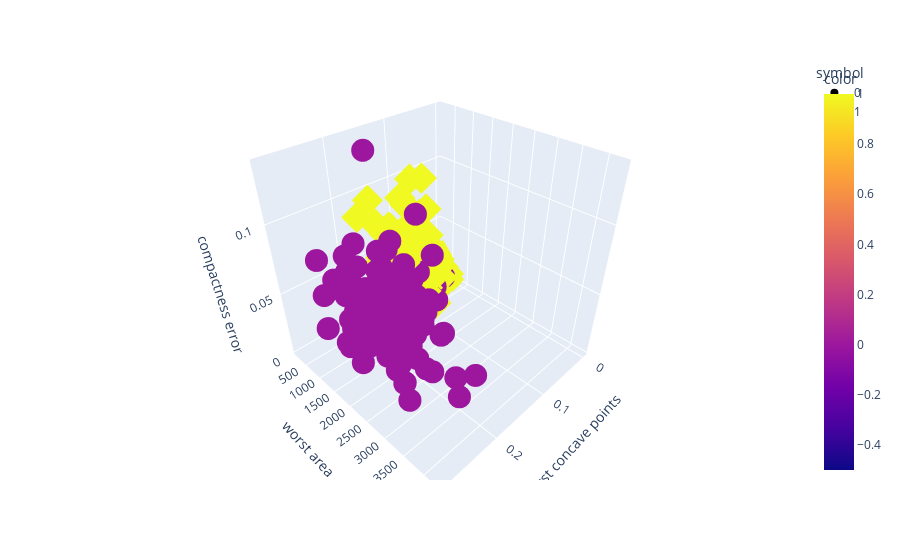

Notebook source saved alongside this figure:
### Code cell
produce_scatter_plot(breast_cancer_inputs,breast_cancer_outputs,[])

### Figure 1 — Plotly figure (JSON) as saved in the notebook; plotly's stock layout.template omitted (floating-point values rounded to 4 significant figures; data arrays with more than 128 entries replaced by an {"elided": "..."} marker saying what was removed)
{"data": [{"hovertemplate": "symbol=0<br>worst concave points=%{x}<br>worst area=%{y}<br>compactness error=%{z}<br>color=%{marker.color}<extra></extra>", "legendgroup": "0", "marker": {"color": {"elided": "212 int values"}, "coloraxis": "coloraxis", "symbol": "circle"}, "mode": "markers", "name": "0", "scene": "scene", "showlegend": true, "type": "scatter3d", "x": {"elided": "212 float values"}, "y": {"elided": "212 float values"}, "z": {"elided": "212 float values"}}, {"hovertemplate": "symbol=1<br>worst concave points=%{x}<br>worst area=%{y}<br>compactness error=%{z}<br>color=%{marker.color}<extra></extra>", "legendgroup": "1", "marker": {"color": {"elided": "357 int values"}, "coloraxis": "coloraxis", "symbol": "diamond"}, "mode": "markers", "name": "1", "scene": "scene", "showlegend": true, "type": "scatter3d", "x": {"elided": "357 float values"}, "y": {"elided": "357 float values"}, "z": {"elided": "357 float values"}}], "layout": {"coloraxis": {"colorbar": {"title": {"text": "color"}}, "colorscale": [[0, "#0d0887"], [0.1111, "#46039f"], [0.2222, "#7201a8"], [0.3333, "#9c179e"], [0.4444, "#bd3786"], [0.5556, "#d8576b"], [0.6667, "#ed7953"], [0.7778, "#fb9f3a"], [0.8889, "#fdca26"], [1, "#f0f921"]]}, "legend": {"title": {"text": "symbol"}, "tracegroupgap": 0}, "margin": {"t": 60}, "scene": {"domain": {"x": [0, 1], "y": [0, 1]}, "xaxis": {"title": {"text": "worst concave points"}}, "yaxis": {"title": {"text": "worst area"}}, "zaxis": {"title": {"text": "compactness error"}}}}}
